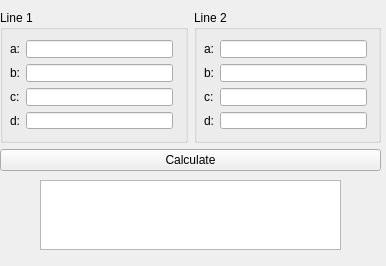
<?xml version="1.0" encoding="UTF-8"?>
<ui version="4.0">
 <class>cubicInterceptWin</class>
 <widget class="QMainWindow" name="cubicInterceptWin">
  <property name="geometry">
   <rect>
    <x>0</x>
    <y>0</y>
    <width>386</width>
    <height>266</height>
   </rect>
  </property>
  <property name="windowTitle">
   <string>Cubic Intercept</string>
  </property>
  <widget class="QWidget" name="centralwidget">
   <widget class="QWidget" name="layoutWidget">
    <property name="geometry">
     <rect>
      <x>0</x>
      <y>10</y>
      <width>381</width>
      <height>161</height>
     </rect>
    </property>
    <layout class="QVBoxLayout" name="verticalLayout">
     <item>
      <layout class="QHBoxLayout" name="horizontalLayout">
       <item>
        <widget class="QGroupBox" name="groupBox">
         <property name="title">
          <string>Line 1</string>
         </property>
         <widget class="QWidget" name="layoutWidget">
          <property name="geometry">
           <rect>
            <x>10</x>
            <y>30</y>
            <width>163</width>
            <height>89</height>
           </rect>
          </property>
          <layout class="QGridLayout" name="gridLayout">
           <item row="0" column="0">
            <widget class="QLabel" name="label">
             <property name="text">
              <string>a:</string>
             </property>
            </widget>
           </item>
           <item row="0" column="1">
            <widget class="QLineEdit" name="line1aBox"/>
           </item>
           <item row="1" column="0">
            <widget class="QLabel" name="label_2">
             <property name="text">
              <string>b:</string>
             </property>
            </widget>
           </item>
           <item row="2" column="0">
            <widget class="QLabel" name="label_3">
             <property name="text">
              <string>c:</string>
             </property>
            </widget>
           </item>
           <item row="1" column="1">
            <widget class="QLineEdit" name="line1bBox"/>
           </item>
           <item row="2" column="1">
            <widget class="QLineEdit" name="line1cBox">
             <property name="text">
              <string/>
             </property>
            </widget>
           </item>
           <item row="3" column="1">
            <widget class="QLineEdit" name="line1dBox">
             <property name="text">
              <string/>
             </property>
            </widget>
           </item>
           <item row="3" column="0">
            <widget class="QLabel" name="label_7">
             <property name="text">
              <string>d:</string>
             </property>
            </widget>
           </item>
          </layout>
         </widget>
        </widget>
       </item>
       <item>
        <widget class="QGroupBox" name="groupBox_2">
         <property name="title">
          <string>Line 2</string>
         </property>
         <widget class="QWidget" name="layoutWidget">
          <property name="geometry">
           <rect>
            <x>10</x>
            <y>30</y>
            <width>163</width>
            <height>89</height>
           </rect>
          </property>
          <layout class="QGridLayout" name="gridLayout_2">
           <item row="1" column="1">
            <widget class="QLineEdit" name="line2bBox"/>
           </item>
           <item row="2" column="0">
            <widget class="QLabel" name="label_6">
             <property name="text">
              <string>c:</string>
             </property>
            </widget>
           </item>
           <item row="0" column="1">
            <widget class="QLineEdit" name="line2aBox"/>
           </item>
           <item row="2" column="1">
            <widget class="QLineEdit" name="line2cBox"/>
           </item>
           <item row="1" column="0">
            <widget class="QLabel" name="label_5">
             <property name="text">
              <string>b:</string>
             </property>
            </widget>
           </item>
           <item row="0" column="0">
            <widget class="QLabel" name="label_4">
             <property name="text">
              <string>a:</string>
             </property>
            </widget>
           </item>
           <item row="3" column="0">
            <widget class="QLabel" name="label_8">
             <property name="text">
              <string>d:</string>
             </property>
            </widget>
           </item>
           <item row="3" column="1">
            <widget class="QLineEdit" name="line2dBox">
             <property name="text">
              <string/>
             </property>
            </widget>
           </item>
          </layout>
         </widget>
        </widget>
       </item>
      </layout>
     </item>
     <item>
      <widget class="QPushButton" name="calcBtn">
       <property name="text">
        <string>Calculate</string>
       </property>
      </widget>
     </item>
    </layout>
   </widget>
   <widget class="QTextEdit" name="resultBox">
    <property name="geometry">
     <rect>
      <x>40</x>
      <y>180</y>
      <width>301</width>
      <height>70</height>
     </rect>
    </property>
    <property name="readOnly">
     <bool>true</bool>
    </property>
   </widget>
  </widget>
 </widget>
 <resources/>
 <connections/>
</ui>
